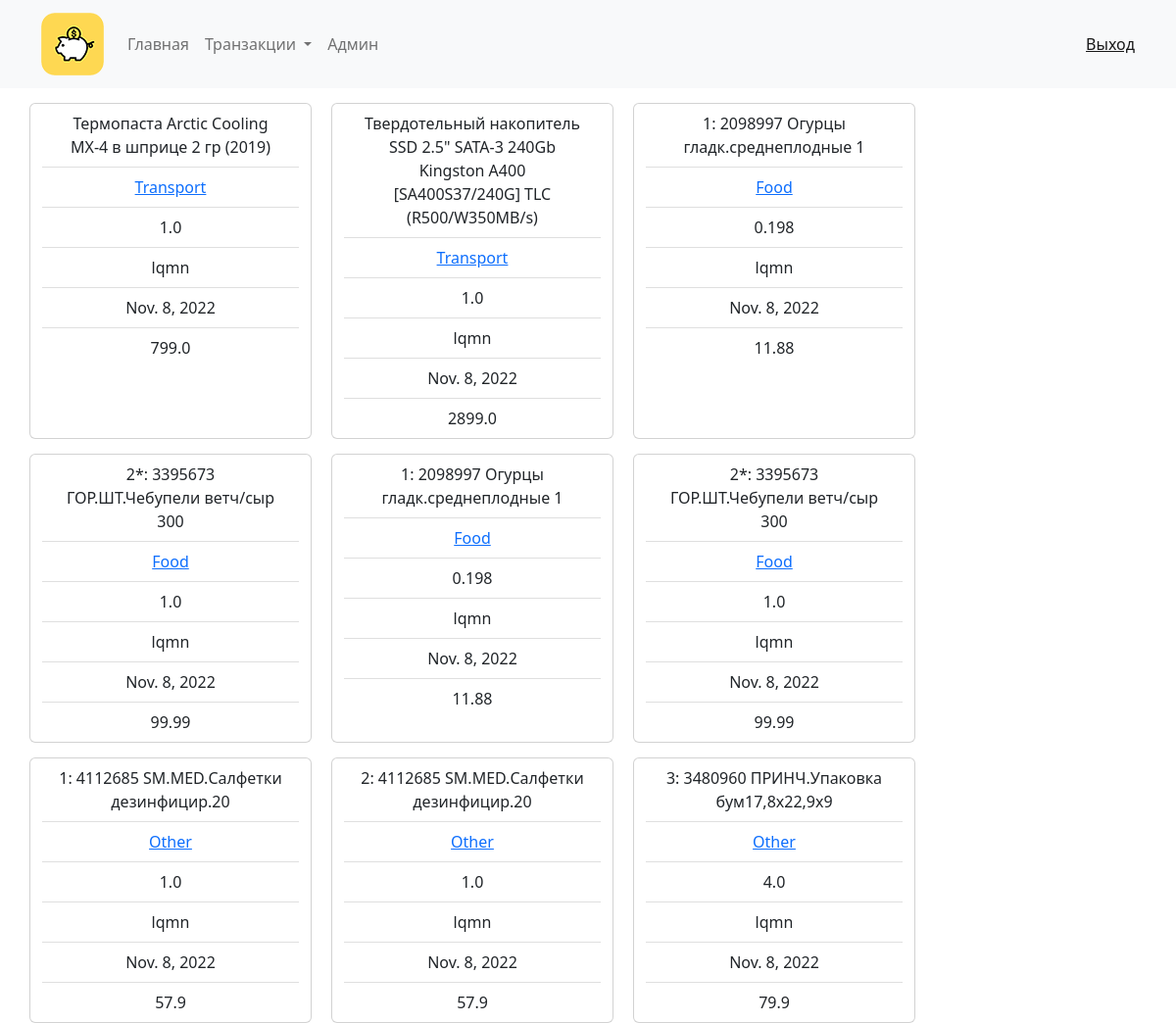
The page /view_check/ (signed in) on the database as committed earlier.
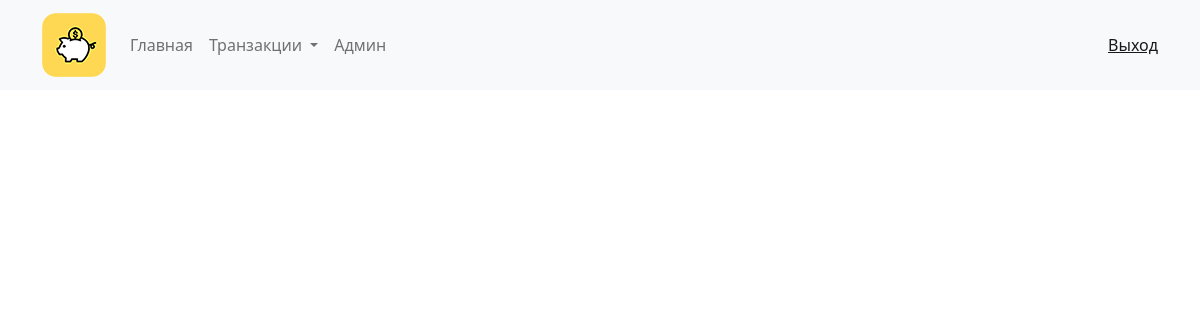
The same page on the database as committed later.
### kursach/models.py (models this page shows, shortened)
class Check_data(models.Model):
    check_name = models.CharField(max_length=80)
    check_count = models.FloatField()
    check_price = models.FloatField()
    check_category_id = models.ForeignKey(Categories, on_delete=models.CASCADE, default=1)
    check_transaction_date = models.DateField(default=datetime.date.today())
    check_user_id = models.ForeignKey(User, on_delete=models.CASCADE, default=1)
    class Meta:
        verbose_name = "Данные"

class Categories(models.Model):
    category_name = models.CharField(max_length=80, verbose_name='Название категории')
    category_user_id = models.ForeignKey(User, on_delete=models.CASCADE, default=1)
    def __str__(self):
        return self.category_name

### kursach/views.py (the view)
# urls.py: path('view_check/', ViewCheck.as_view(), name='view_check'),
class ViewCheck(ListView):
    model = Check_data
    def get_queryset(self):
        return Check_data.objects.filter(check_user_id=self.request.user.id)

### kursach/templates/kursach/check_data_list.html
{% extends 'kursach/base.html' %}
{% load filterForDict %}
{% block content %}
    <div class="container text-center">
        <div class="row">
            {% for item in object_list %}
                {% if item.check_user_id == user %}
                    <div class="card" style="width: 18rem; margin: 15px 20px 0 0;">
                      <ul class="list-group list-group-flush">
                        <li class="list-group-item">{{ item.check_name }}</li>
                        <li class="list-group-item"><a href="#">{{ item.check_category_id }}</a></li>
                        <li class="list-group-item">{{ item.check_count }}</li>
                          <li class="list-group-item">{{ item.check_user_id.username }}</li>
                        <li class="list-group-item">{{ item.check_transaction_date }}</li>
                        <li class="list-group-item">{{ item.check_price }}</li>
                      </ul>
                    </div>
                {% endif %}
            {% endfor %}
        </div>
    </div>
{% endblock  %}

Rows that differ between the two databases and show on the page:
removed Check_data: check_name "Термопаста Arctic Cooling MX-4 в шприце 2 гр (2019)", check_category_id "Transport", check_count "1.0", check_user_id.username "lqmn", check_transaction_date "Nov. 8, 2022", check_price "799.0"
removed Check_data: check_name "Твердотельный накопитель SSD 2.5\" SATA-3 240Gb Kingston A400 [SA400S37/240G] TLC (R500/W350MB/s)", check_category_id "Transport", check_count "1.0", check_user_id.username "lqmn", check_transaction_date "Nov. 8, 2022", check_price "2899.0"
removed Check_data: check_name "1: 2098997 Огурцы гладк.среднеплодные 1", check_category_id "Food", check_count "0.198", check_user_id.username "lqmn", check_transaction_date "Nov. 8, 2022", check_price "11.88"
removed Check_data: check_name "2*: 3395673 ГОР.ШТ.Чебупели ветч/сыр 300", check_category_id "Food", check_count "1.0", check_user_id.username "lqmn", check_transaction_date "Nov. 8, 2022", check_price "99.99"
removed Check_data: check_name "1: 2098997 Огурцы гладк.среднеплодные 1", check_category_id "Food", check_count "0.198", check_user_id.username "lqmn", check_transaction_date "Nov. 8, 2022", check_price "11.88"
removed Check_data: check_name "2*: 3395673 ГОР.ШТ.Чебупели ветч/сыр 300", check_category_id "Food", check_count "1.0", check_user_id.username "lqmn", check_transaction_date "Nov. 8, 2022", check_price "99.99"
removed Check_data: check_name "1: 4112685 SM.MED.Салфетки дезинфицир.20", check_category_id "Other", check_count "1.0", check_user_id.username "lqmn", check_transaction_date "Nov. 8, 2022", check_price "57.9"
removed Check_data: check_name "2: 4112685 SM.MED.Салфетки дезинфицир.20", check_category_id "Other", check_count "1.0", check_user_id.username "lqmn", check_transaction_date "Nov. 8, 2022", check_price "57.9"
removed Check_data: check_name "3: 3480960 ПРИНЧ.Упаковка бум17,8х22,9х9", check_category_id "Other", check_count "4.0", check_user_id.username "lqmn", check_transaction_date "Nov. 8, 2022", check_price "79.9"
